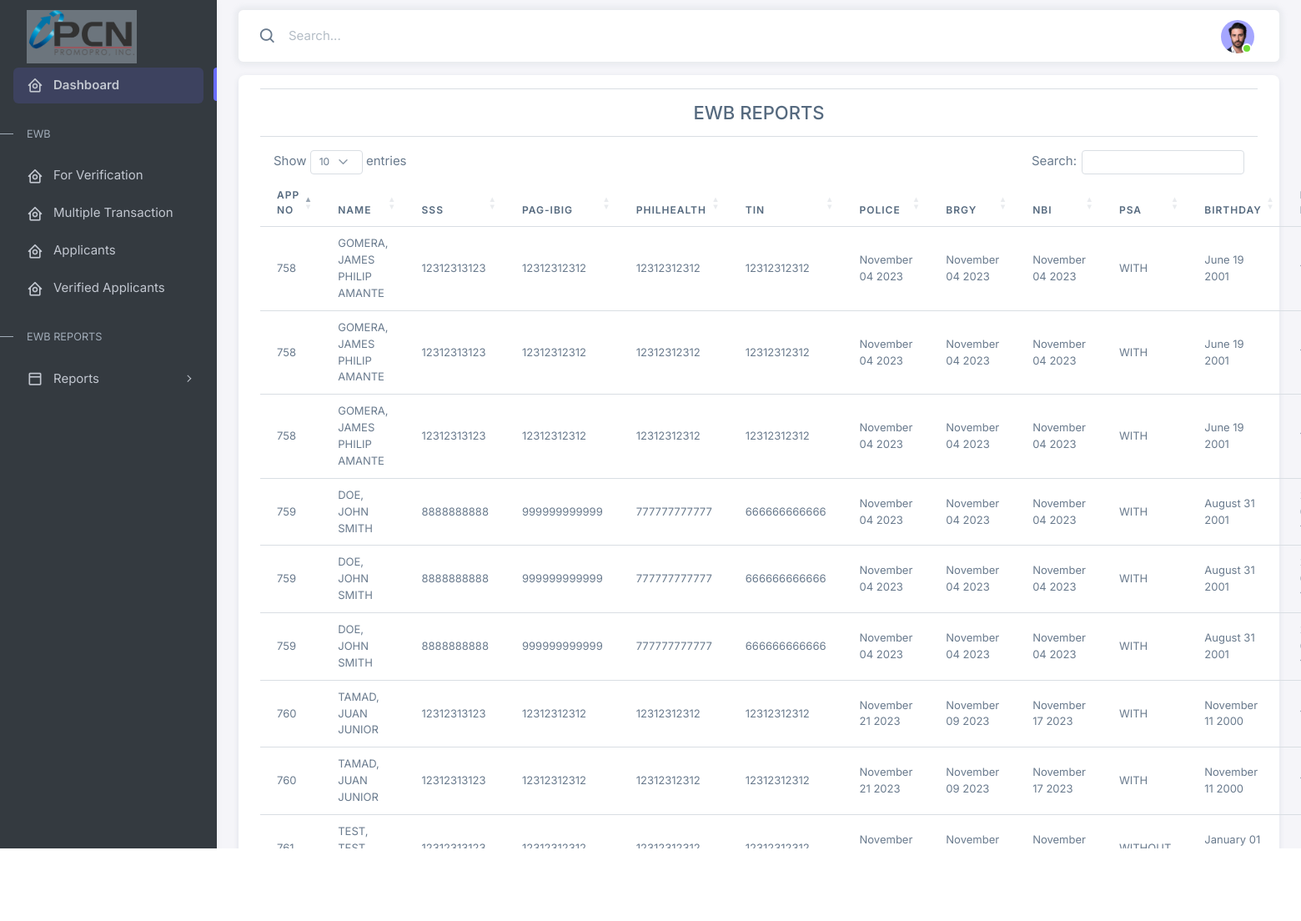
Screenshot of /ewb/views/ewb_database.php (signed in) with the database file from the repository.
### tables this page shows
CREATE TABLE `employees` (
  `id` int(11) NOT NULL,
  `tracking` varchar(255) NOT NULL,
  `photopath` varchar(255) NOT NULL,
  `dapplied` varchar(255) NOT NULL,
  `appno` varchar(255) NOT NULL,
  `source` varchar(255) NOT NULL,
  `lastnameko` varchar(255) NOT NULL,
  `firstnameko` varchar(255) NOT NULL,
  `mnko` varchar(255) NOT NULL,
  `extnname` varchar(255) NOT NULL,
  `maiden_name` varchar(255) NOT NULL,
  `paddress` varchar(255) NOT NULL,
  `cityn` varchar(255) NOT NULL,
  `regionn` varchar(255) NOT NULL,
  `peraddress` varchar(255) NOT NULL,
  `birthday` varchar(255) NOT NULL,
  `age` varchar(255) NOT NULL,
  `gendern` varchar(255) NOT NULL,
  `civiln` varchar(255) NOT NULL,
  `cpnum` varchar(255) NOT NULL,
  `landline` varchar(255) NOT NULL,
  `emailadd` varchar(255) NOT NULL,
  `despo` varchar(255) NOT NULL,
  `classn` varchar(255) NOT NULL,
  `idenn` varchar(255) NOT NULL,
  `sssnum` varchar(255) NOT NULL,
  `pagibignum` varchar(255) NOT NULL,
  `phnum` varchar(255) NOT NULL,
  `tinnum` varchar(255) NOT NULL,
  `policed` varchar(255) NOT NULL,
  `brgyd` varchar(255) NOT NULL,
  `nbid` varchar(255) NOT NULL,
  `psa` varchar(255) NOT NULL,
  `remarks` varchar(255) NOT NULL,
  `actionpoint` varchar(255) NOT NULL DEFAULT 'ACTIVE',
  `reasonofaction` varchar(255) NOT NULL,
  `dateofaction` varchar(255) NOT NULL,
  `ewbdeploy` varchar(255) NOT NULL,
  `ewbdate` varchar(255) NOT NULL,
  `ewb_status` varchar(255) NOT NULL,
  `ewb_reason` varchar(3000) NOT NULL,
  `recruitment_reason` varchar(3000) NOT NULL,
  `ewb_date_declined` varchar(255) NOT NULL,
  `e_person` varchar(255) NOT NULL,
  `e_address` varchar(255) NOT NULL,
  `e_number` varchar(255) NOT NULL,
  `ter_date` varchar(255) NOT NULL,
  `ter_person` varchar(255) NOT NULL,
  `res_date` text NOT NULL,
  `res_person` varchar(255) NOT NULL,
  `end_con` varchar(255) NOT NULL,
  `ter_reason` varchar(255) NOT NULL,
  `unter_reason` varchar(255) NOT NULL,
  `res_reason` varchar(255) NOT NULL,
  `retrench_date` varchar(255) NOT NULL,
  `retrench_reason` varchar(255) NOT NULL,
  `retrench_personel` varchar(255) NOT NULL,
  `created_by` varchar(255) NOT NULL,
  `ewb_verified_by` varchar(255) NOT NULL,
  `is_deleted` int(11) NOT NULL DEFAULT '0'
);

CREATE TABLE `shortlist_details` (
  `id` int(11) NOT NULL,
  `shortlistname` varchar(255) NOT NULL,
  `project` varchar(255) NOT NULL,
  `mrf_tracking` int(11) NOT NULL,
  `client` varchar(255) NOT NULL,
  `datecreated` varchar(255) NOT NULL,
  `activity` varchar(255) NOT NULL,
  `project_id` int(11) DEFAULT NULL
);

### ewb/views/ewb_database.php (the view, shortened to what this page needs)
<?php
include '../../connect.php';
if(isset($_SESSION['username'], $_SESSION['password'])){
?>
<!DOCTYPE html>
<html lang="en">
<head>
    <?php include '../components/header.php'; ?>
</head>
<body>
    <div class="layout-wrapper layout-content-navbar">
        <div class="layout-container">
            <?php include '../components/sidebar.php'; ?>
            <div class="layout-page">
                <?php include '../components/navbar.php'; ?>
                <div class="content-wrapper mt-3">
                    <div class="container-fluid">
                        <div class="card">
                            <div class="container-fluid">
                                <hr>
                                <div class="title justify-content-center align-items-center mx-auto text-center">
                                    <h4 class="fs-4">
                                        EWB REPORTS
                                    </h4>
                                </div>
                                <hr>
                                <table id="example" class="table" style="width:100%; font-size: 13px !important;">
                                    <thead>
                                        <tr>
                                            <th> APP No </th>
                                            <th> Name </th>
                                            <th> SSS </th>
                                            <th> Pag-ibig </th>
                                            <th> Philhealth </th>
                                            <th> TIN </th>
                                            <th> Police </th>
                                            <th> Brgy </th>
                                            <th> NBI </th>
                                            <th> PSA </th>
                                            <th> Birthday </th>
                                            <th> EWB Date </th>
                                        </tr>
                                    </thead>
                                    <tbody>
                                        <?php
                                        $resultx = mysqli_query($link, "SELECT *,
                                        DATE_FORMAT(policed, '%M %d %Y') AS policed,
                                        DATE_FORMAT(brgyd, '%M %d %Y') AS brgyd,
                                        DATE_FORMAT(nbid, '%M %d %Y') AS nbid,
                                        DATE_FORMAT(birthday, '%M %d %Y') AS birthday
                                        FROM employees WHERE ewbdeploy != '0'");
                                        while ($rowx = mysqli_fetch_assoc($resultx)) {
                                            $appno = $rowx['appno'];
                                            $resulty = mysqli_query($link, "SELECT * FROM shortlist_master WHERE appnumto = '$appno'");
                                            while ($rowy = mysqli_fetch_assoc($resulty)) {
                                                $resultz = mysqli_query($link, "SELECT * FROM shortlist_details WHERE shortlistname = '" . $rowy['shortlistnameto'] . "'");
                                                while ($rowz = mysqli_fetch_assoc($resultz)) {
                                        ?>
                                                    <tr>
                                                        <td><?php echo $rowx['appno'] ?></td>
                                                        <td><?php echo $rowx['lastnameko'] . ", " . $rowx['firstnameko'] . " " . $rowx['mnko'] ?></td>
                                                        <td><?php echo $rowx['sssnum'] ?></td>
                                                        <td><?php echo $rowx['pagibignum'] ?></td>
                                                        <td><?php echo $rowx['phnum'] ?></td>
                                                        <td><?php echo $rowx['tinnum'] ?></td>
                                                        <td><?php echo $rowx['policed'] ?></td>
                                                        <td><?php echo $rowx['brgyd'] ?></td>
                                                        <td><?php echo $rowx['nbid'] ?></td>
                                                        <td><?php echo $rowx['psa'] ?></td>
                                                        <td><?php echo $rowx['birthday'] ?></td>
                                                        <td><?php echo $rowx['ewbdate'] ?></td>
                                                    </tr>
                                        <?php
                                                }
                                            }
                                        }
                                        ?>
                            </div>
                        </div>
                    </div>
                </div>
            </div>
        </div>
    </div>
</body>
</html>
<?php
}
else{
    header("Location: ../../index.php");
    session_destroy();
    exit();
}
?>

### ewb/components/header.php (shortened to what this page needs)
<link rel="stylesheet" href="https://cdn.jsdelivr.net/npm/bootstrap-icons@1.11.1/font/bootstrap-icons.css">
<link rel="stylesheet" href="../assets/vendor/fonts/boxicons.css" />
<link rel="stylesheet" href="https://cdnjs.cloudflare.com/ajax/libs/twitter-bootstrap/5.3.0/css/bootstrap.min.css">
<link rel="stylesheet" href="https://cdn.datatables.net/1.13.6/css/dataTables.bootstrap5.min.css">
<link rel="stylesheet" href="../assets/vendor/css/core.css" class="template-customizer-core-css" />
<link rel="stylesheet" href="../assets/vendor/css/theme-default.css" class="template-customizer-theme-css" />
<link rel="stylesheet" href="../assets/css/demo.css" />
<link rel="stylesheet" href="../assets/vendor/libs/perfect-scrollbar/perfect-scrollbar.css" />
<link rel="stylesheet" href="../assets/vendor/libs/apex-charts/apex-charts.css" />

### ewb/components/sidebar.php (shortened to what this page needs)
<aside id="layout-menu" class="layout-menu menu-vertical menu bg-menu-theme">
  <div class="app-brand demo">
    <a href="index.html" class="app-brand-link">
      <span class="app-brand-logo demo">
        <img src="../assets/img/elements/pcn.png" alt="" style="background-color: #6c757d !important;" width="5%">
      </span>
    </a>
  </div>
  <ul class="menu-inner py-1">
    <li class="menu-item active">
      <a href="index.php" class="menu-link">
        <i class="menu-icon tf-icons bx bx-home-circle"></i>
        <div data-i18n="Analytics">Dashboard</div>
      </a>
    </li>
    <li class="menu-header small text-uppercase">
      <span class="menu-header-text">EWB</span>
    </li>
    <li class="menu-item">
      <a href="for_verification.php" class="menu-link">
        <i class="menu-icon tf-icons bx bx-home-circle"></i>
        <div data-i18n="Analytics">For Verification</div>
      </a>
    </li>
    <li class="menu-item">
      <a href="ewb_transaction.php" class="menu-link">
        <i class="menu-icon tf-icons bx bx-home-circle"></i>
        <div data-i18n="Analytics">Multiple Transaction</div>
      </a>
    </li>
    <li class="menu-item">
      <a href="ewb_applicants.php" class="menu-link">
        <i class="menu-icon tf-icons bx bx-home-circle"></i>
        <div data-i18n="Analytics">Applicants</div>
      </a>
    </li>
    <li class="menu-item">
      <a href="ewb_verified_applicants.php" class="menu-link">
        <i class="menu-icon tf-icons bx bx-home-circle"></i>
        <div data-i18n="Analytics">Verified Applicants</div>
      </a>
    </li>
    <li class="menu-header small text-uppercase">
      <span class="menu-header-text">EWB reports</span>
    </li>
    <li class="menu-item">
      <a href="javascript:void(0);" class="menu-link menu-toggle">
        <i class="menu-icon tf-icons bx bx-dock-top"></i>
        <div data-i18n="Account Settings">Reports</div>
      </a>
    </li>
  </ul>
</aside>

### ewb/components/navbar.php (shortened to what this page needs)
<nav class="layout-navbar container-xxl navbar navbar-expand-xl navbar-detached align-items-center bg-navbar-theme" id="layout-navbar">
  <div class="navbar-nav-right d-flex align-items-center" id="navbar-collapse">
    <div class="navbar-nav align-items-center">
      <div class="nav-item d-flex align-items-center">
        <i class="bx bx-search fs-4 lh-0"></i>
        <input type="text" class="form-control border-0 shadow-none" placeholder="Search..." aria-label="Search..." />
      </div>
    </div>
    <ul class="navbar-nav flex-row align-items-center ms-auto">
      <li class="nav-item navbar-dropdown dropdown-user dropdown">
        <a class="nav-link dropdown-toggle hide-arrow" href="javascript:void(0);" data-bs-toggle="dropdown">
          <div class="avatar avatar-online">
            <img src="../assets/img/avatars/1.png" alt class="w-px-40 h-auto rounded-circle" />
          </div>
        </a>
      </li>
    </ul>
  </div>
</nav>

### ewb/assets/css/demo.css (style rules this page uses)
.menu .app-brand.demo { height: 64px; margin-top: 12px; }

### rows the page displays
employees: appno "758", lastnameko "GOMERA", firstnameko "JAMES PHILIP", mnko "AMANTE", sssnum "12312313123", pagibignum "12312312312", phnum "12312312312", tinnum "12312312312", psa "WITH"
shortlist_details: policed "November 04 2023", brgyd "November 04 2023", nbid "November 04 2023", birthday "June 19 2001", birthday "August 31 2001"
shortlist_details: policed "November 04 2023", brgyd "November 04 2023", nbid "November 04 2023", birthday "June 19 2001", birthday "August 31 2001", policed "November 21 2023", brgyd "November 09 2023", nbid "November 17 2023", birthday "November 11 2000"
shortlist_details: policed "November 04 2023", brgyd "November 04 2023", nbid "November 04 2023", birthday "June 19 2001", birthday "August 31 2001", policed "November 21 2023", brgyd "November 09 2023", nbid "November 17 2023", birthday "November 11 2000", policed "November 09 2023", brgyd "November 22 2023", nbid "November 25 2023", birthday "January 01 2001"
employees: appno "759", lastnameko "DOE", firstnameko "JOHN", mnko "SMITH", sssnum "8888888888", pagibignum "999999999999", phnum "777777777777", tinnum "666666666666", psa "WITH"
employees: appno "760", lastnameko "TAMAD", firstnameko "JUAN", mnko "JUNIOR", sssnum "12312313123", pagibignum "12312312312", phnum "12312312312", tinnum "12312312312", psa "WITH"
employees: appno "761", lastnameko "TEST", firstnameko "TEST", sssnum "12312313123", pagibignum "12312312312", phnum "12312312312", tinnum "12312312312", psa "WITHOUT"
